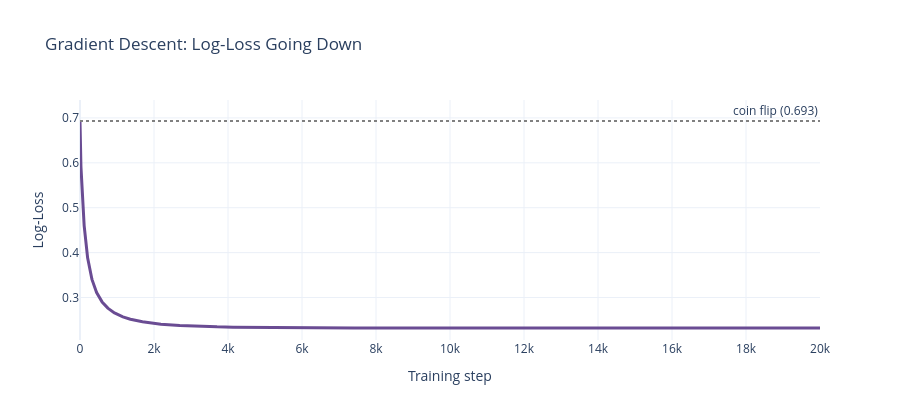

The notebook cell this image was saved under:
### Markdown cell above
**Why are the numbers different?** By default scikit-learn adds a **penalty (regularization)** that keeps the weights from growing too large, which helps the model generalize to new students. Our hand-made version has no penalty, so its weights come out about twice as large and its Log-Loss *on this training data* is lower (≈ 0.232 vs ≈ 0.275). Lower training loss is not automatically better: the penalty trades a little training loss for a model that is less over-confident.  

**Reading the chart below**  
- **x-axis**: training step number  
- **y-axis**: Log-Loss at that step  
- It **starts at ≈ 0.693** (the coin-flip value, because both weights start at 0)  
- It **drops fast** at first, then **flattens** as the model reaches the best weights it can find

### Code cell
fig = go.Figure(go.Scatter(y=history, mode="lines", line=dict(color=CURVE_COLOR, width=3)))
fig.add_hline(y=np.log(2), line_dash="dot", line_color="gray", annotation_text="coin flip (0.693)")
fig.update_layout(title="Gradient Descent: Log-Loss Going Down", template="plotly_white",
                  xaxis_title="Training step", yaxis_title="Log-Loss", height=420)
fig.show()

### Figure 1 — Plotly figure (JSON) as saved in the notebook; plotly's stock layout.template omitted (floating-point values rounded to 4 significant figures; data arrays with more than 128 entries replaced by an {"elided": "..."} marker saying what was removed)
{"data": [{"line": {"color": "#6A4C93", "width": 3}, "mode": "lines", "type": "scatter", "y": {"elided": "20000 float values"}}], "layout": {"annotations": [{"showarrow": false, "text": "coin flip (0.693)", "x": 1, "xanchor": "right", "xref": "x domain", "y": 0.6931, "yanchor": "bottom", "yref": "y"}], "height": 420, "shapes": [{"line": {"color": "gray", "dash": "dot"}, "type": "line", "x0": 0, "x1": 1, "xref": "x domain", "y0": 0.6931, "y1": 0.6931, "yref": "y"}], "title": {"text": "Gradient Descent: Log-Loss Going Down"}, "xaxis": {"title": {"text": "Training step"}}, "yaxis": {"title": {"text": "Log-Loss"}}}}
